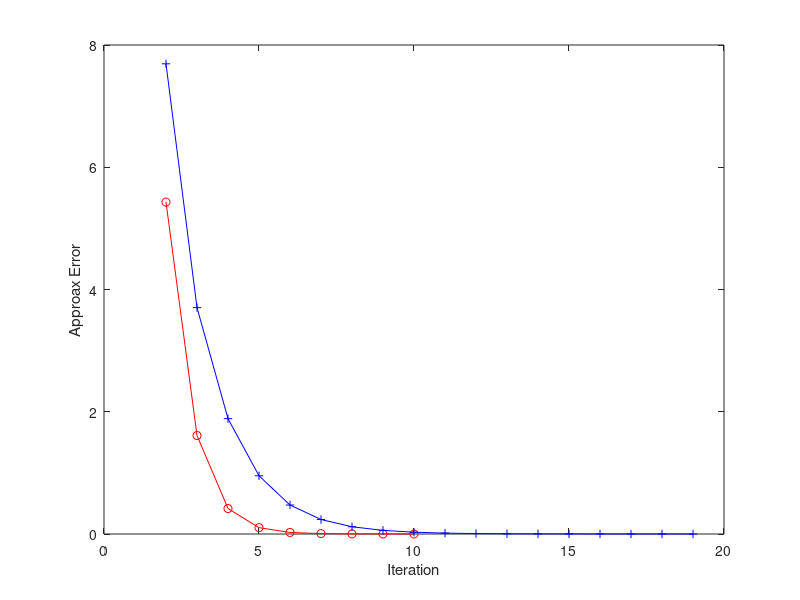

The MATLAB source for this figure:
%Roots of exp(-x)*(3.2*sin(x)-0.5*cos(x))
disp('Bisection Method');
fprintf('Iterations    xr      Appr. Error\n');
c=[];
xl = 3;
xu = 4;
ea = 1;
xr =realmax; 
f = @(x)(exp(-x)*(3.2*sin(x)-0.5*cos(x)));
i=1;
while ea>=0.0001 
    xold = xr; 
    xr = (xl+xu)/2;
    ea = (abs((xr-xold))/abs(xr))*100;  
    if (f(xl)*f(xr)<0)
        xu = xr;
    elseif(f(xl)*f(xr)>0)    
        xl = xr; 
    else
        break;
    end
    c(i,:)=[i xr ea];
    i = i+1; 
end
disp(c);
disp('Regular False Method');
fprintf('Iterations    xr      Appr. Error\n');
d=[];
xlf = 3; 
xuf = 4; 
i=1;
eaf = 1;
xrf = realmax;
while eaf>=0.0001
    xoldf = xrf; 
    xrf=xuf-((f(xuf)*(xlf-xuf))/(f(xlf)-f(xuf)));
    eaf = abs((xrf-xoldf))/abs(xrf)*100; 
    if (f(xlf)*f(xrf)<0) 
        xuf = xrf; 
    elseif(f(xlf)*f(xrf)>0)    
        xlf = xrf;
    else
        break;
    end
    d(i,:)=[i xrf eaf];
    i = i+1; 
end
plot(d(:,1),d(:,3),'-or',c(:,1),c(:,3),'-+b');
xlabel('Iteration');
ylabel('Approax Error');
disp(d)
fprintf('Root of e^(-x)*(3.2*sin(x)-0.5*cos(x))=0 \n');
fprintf('Bisection Method => x=%g\n',xr);
fprintf('Regular False Method => x=%g\n',xrf);
 